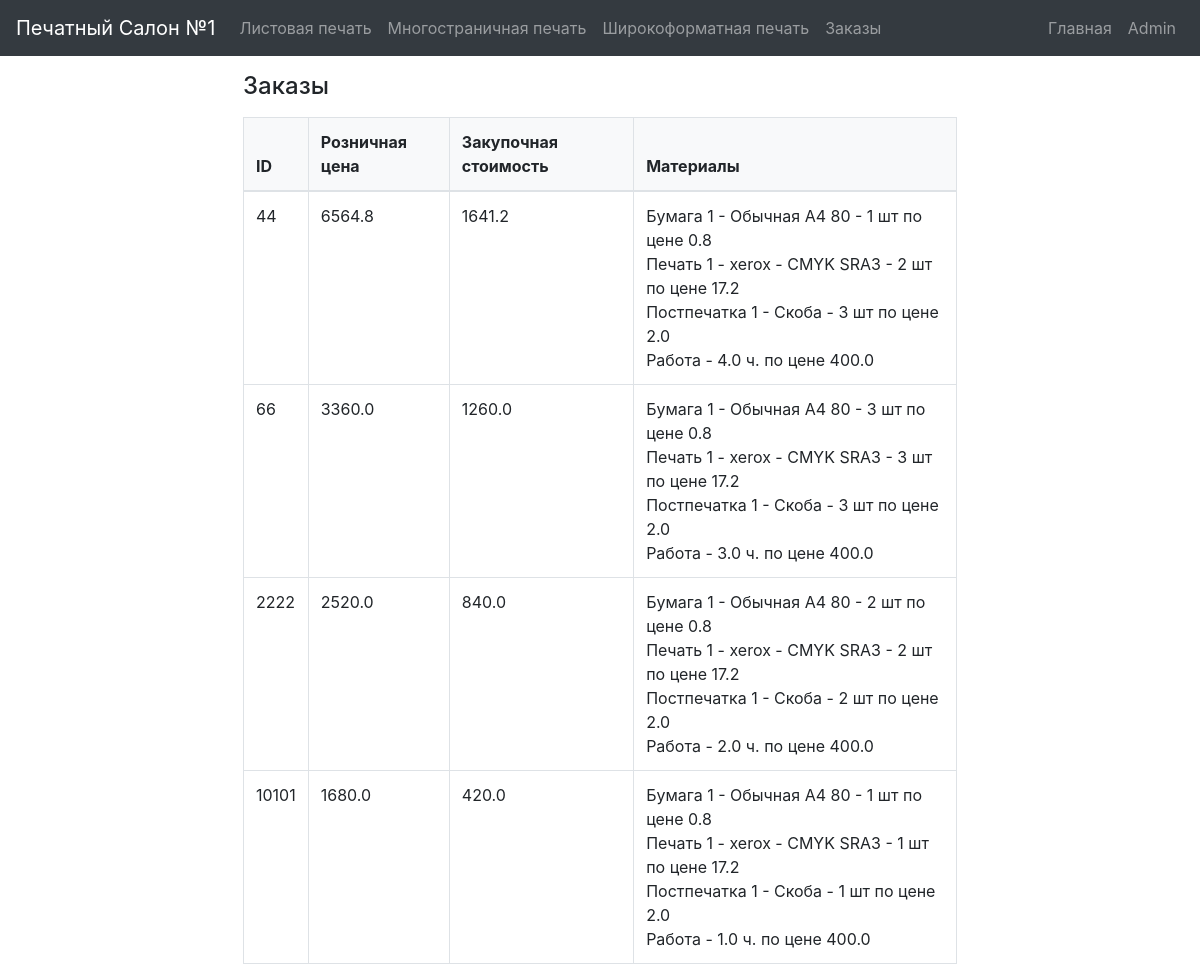
The page /orders on the database its author committed.
### models.py (models this page shows)
class Order(db.Model):
    id = db.Column(db.Integer, primary_key=True)
    retail_price = db.Column(db.Float, nullable=False)
    cost_price = db.Column(db.Float, nullable=False)
    materials = db.Column(db.String, nullable=False)

### app.py (the view)
@app.route('/orders')
@app.route('/calculator/orders')
def show_orders():
    orders = Order.query.all()
    return render_template('Calculator/orders.html', orders=orders)

### templates/Calculator/orders.html
{% extends 'Calculator/calculator.html' %}
{% block content %}
<div class="container mt-3">
    <h2 class="mb-3">Заказы</h2>
    <table class="table table-bordered">
        <thead style="background-color: #f8f9fa;">
            <tr>
                <th>ID</th>
                <th>Розничная цена</th>
                <th>Закупочная стоимость</th>
                <th>Материалы</th>
            </tr>
        </thead>
        <tbody>
            {% for order in orders %}
            <tr>
                <td>{{ order.id }}</td>
                <td>{{ order.retail_price }}</td>
                <td>{{ order.cost_price }}</td>
                <td class="materials-cell">{{ order.materials }}</td>
            </tr>
            {% endfor %}
        </tbody>
    </table>
</div>
{% endblock %}

### static/styles.css (style rules this page uses)
.container { margin-top: 10px; max-width: 80%; }
.table { width: 100%; }
.table thead th { background-color: #f8f9fa; }
h2 { font-size: 1.5rem; }
.materials-cell { white-space: pre-line; }

### rows shown on the page
Order: id "44", retail_price "6564.8", cost_price "1641.2", materials "Бумага 1 - Обычная А4 80 - 1 шт по цене 0.8 Печать 1 - xerox - CMYK SRA3 - 2 шт по цене 17.2 Постпечатка 1 - Скоба - 3 шт по цене 2.0 Работа - 4.0 ч. по цене 400.0"
Order: id "66", retail_price "3360.0", cost_price "1260.0", materials "Бумага 1 - Обычная А4 80 - 3 шт по цене 0.8 Печать 1 - xerox - CMYK SRA3 - 3 шт по цене 17.2 Постпечатка 1 - Скоба - 3 шт по цене 2.0 Работа - 3.0 ч. по цене 400.0"
Order: id "2222", retail_price "2520.0", cost_price "840.0", materials "Бумага 1 - Обычная А4 80 - 2 шт по цене 0.8 Печать 1 - xerox - CMYK SRA3 - 2 шт по цене 17.2 Постпечатка 1 - Скоба - 2 шт по цене 2.0 Работа - 2.0 ч. по цене 400.0"
Order: id "10101", retail_price "1680.0", cost_price "420.0", materials "Бумага 1 - Обычная А4 80 - 1 шт по цене 0.8 Печать 1 - xerox - CMYK SRA3 - 1 шт по цене 17.2 Постпечатка 1 - Скоба - 1 шт по цене 2.0 Работа - 1.0 ч. по цене 400.0"
